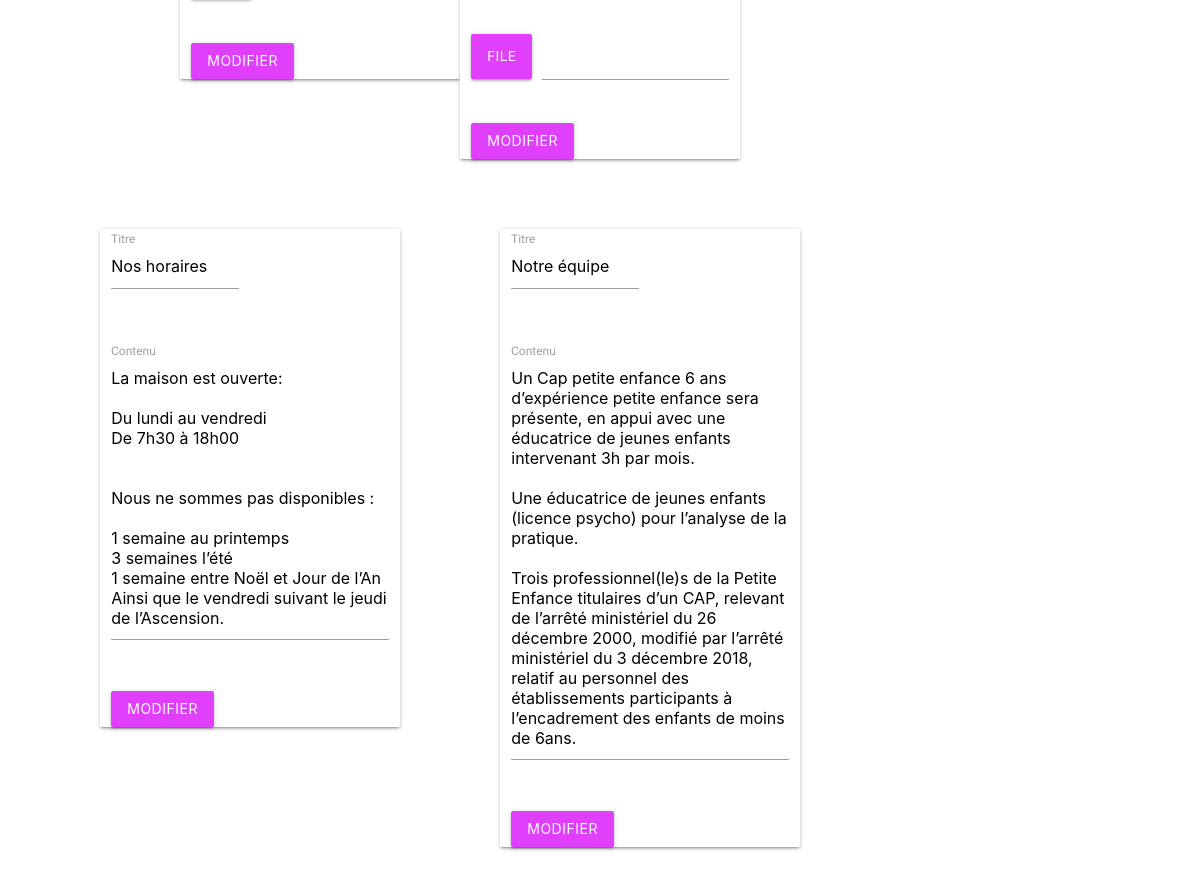
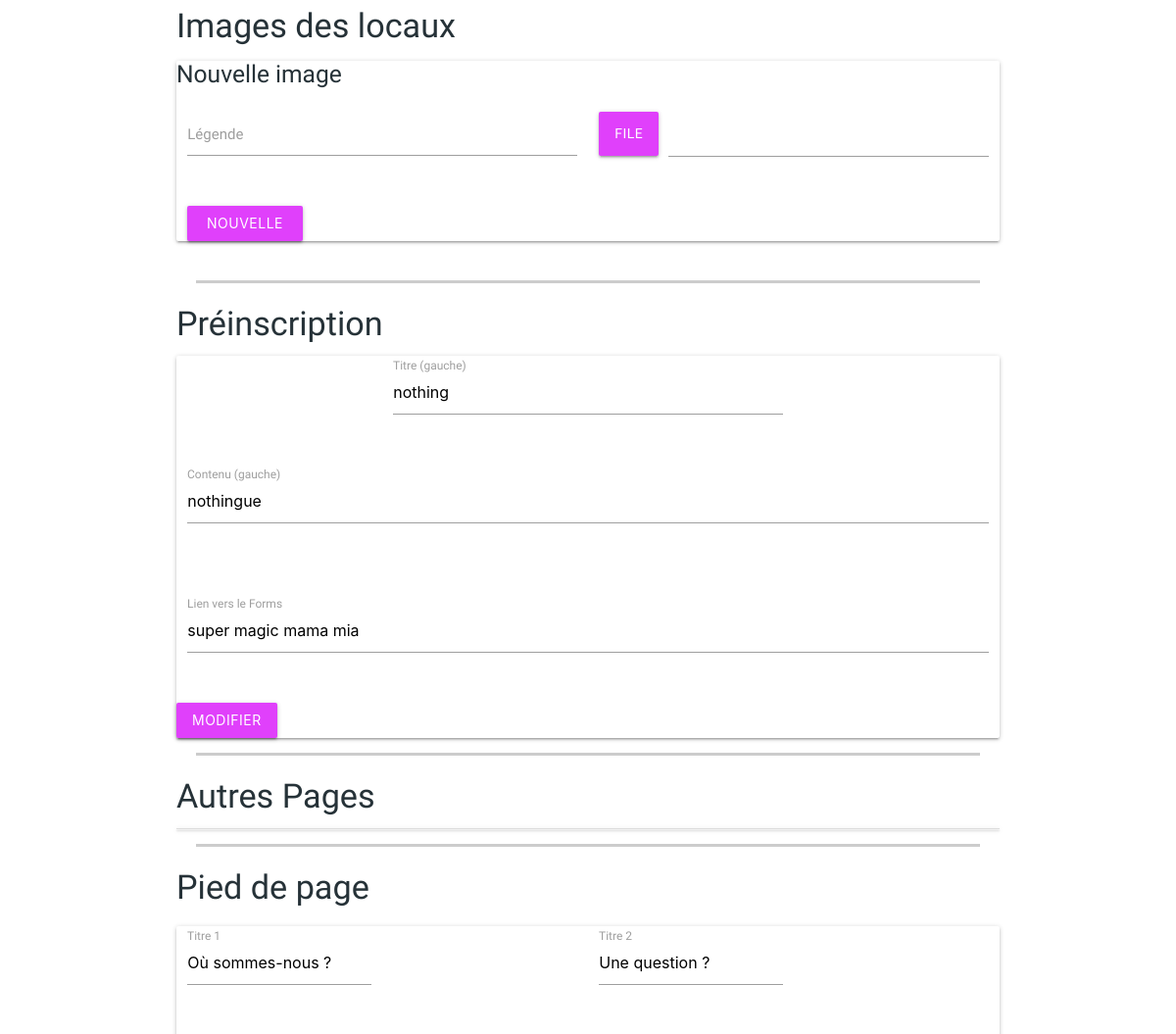
Page /admin-text.php (signed in, middle part) on the earlier database version (2 pictures, top to bottom).
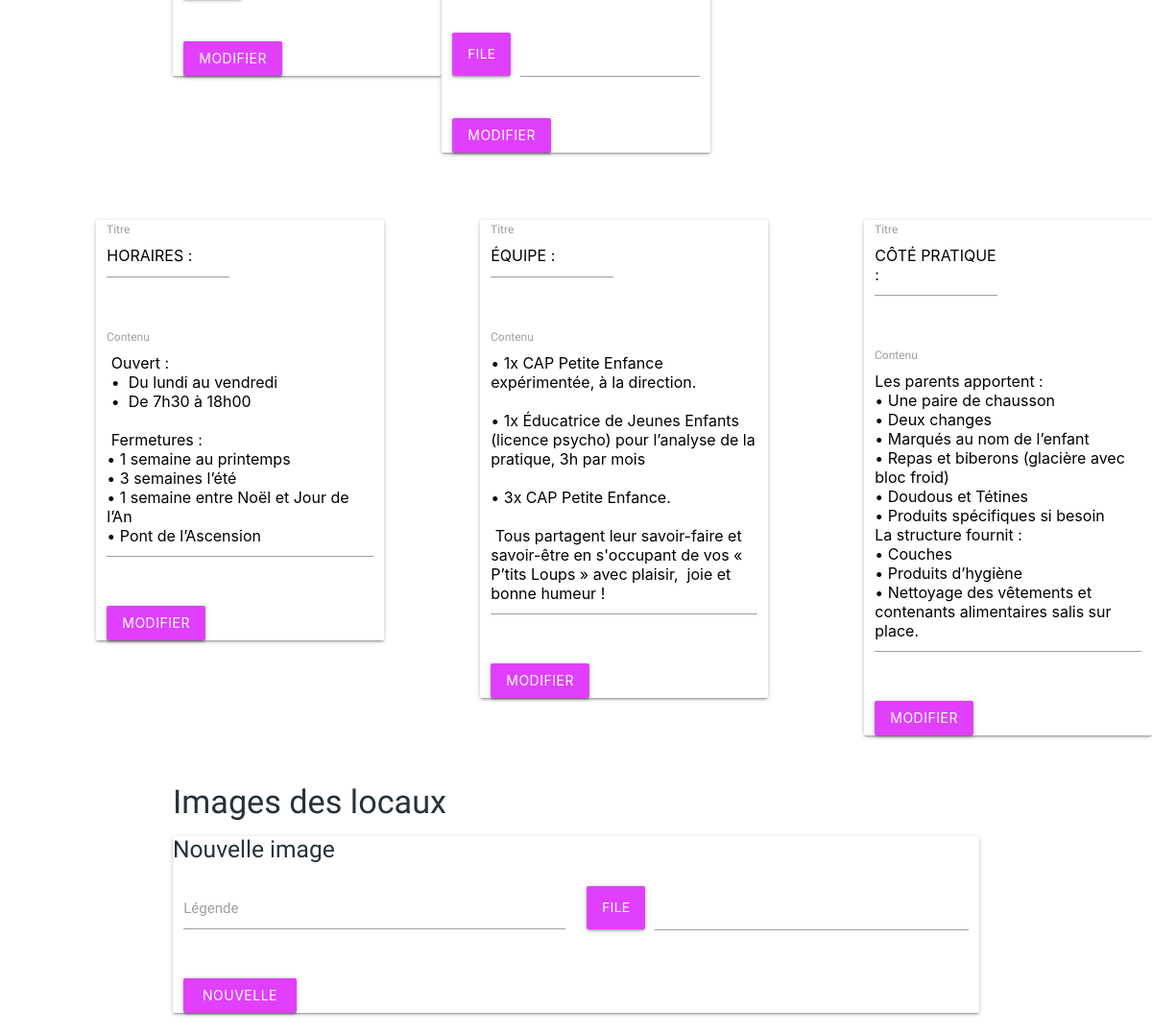
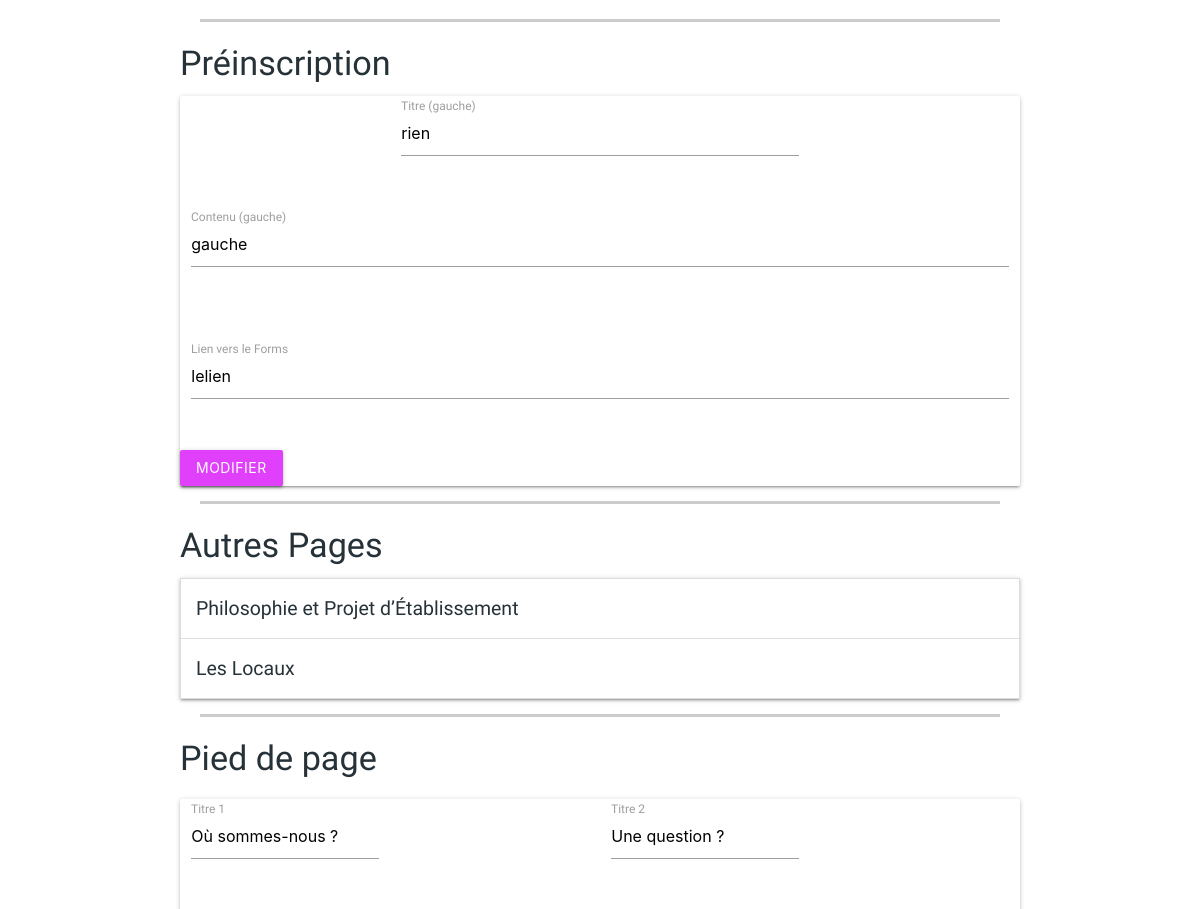
Same page on the later database version (2 pictures, top to bottom).
### admin-text.php (the view, shortened to what the changed rows need)
<?php
require_once 'config/config.php';
?>
<!DOCTYPE html>
<html lang="fr">
<?php
require_once "components/head.php";
?>
<body>
    <?php
    include 'components/admin-nav.php';
    ?>
    <div class="container">
        <div class="row">
            <?php
            $sql = "SELECT * FROM `home-intro-boxes` WHERE 1";
            $pre = $pdo->prepare($sql);
            $pre->execute();
            $boxes = $pre->fetchAll(PDO::FETCH_ASSOC);
            foreach ($boxes as $box) {
            ?>
                <div class="col s12 m4">
                    <div class="row card">
                        <form class="col s12" method="post" action="queries/home-box-update.php" enctype="multipart/form-data">
                            <div class="row">
                                <div class="file-field input-field col s12">
                                    <div class="btn purple accent-2">
                                        <span>File</span>
                                    </div>
                                    <div class="file-path-wrapper">
                                        <input class="file-path validate" type="text">
                                    </div>
                                </div>
                            </div>
                            <button class="btn purple accent-2" type="submit">Modifier</button>
                        </form>
                    </div>
                </div>
            <?php
            };
            ?>
        </div>
    </div>
    <section id="home-middle-edit">
        <div class="row">
            <?php
            $sql = "SELECT * FROM `home-middle-boxes` WHERE 1";
            $pre = $pdo->prepare($sql);
            $pre->execute();
            $boxes = $pre->fetchAll(PDO::FETCH_ASSOC);
            foreach ($boxes as $box) {
            ?>
                <div class="col s12 l3 offset-l1">
                    <div class="row card">
                        <form class="col s12" method="post" action="queries/home-middle-update.php">
                            <div class="row">
                                <div class="input-field col s12 m6">
                                    <textarea name="title" type="text" class="validate materialize-textarea charactercount" data-length="60"><?php echo $box["title"] ?></textarea>
                                    <label for="title">Titre</label>
                                </div>
                            </div>
                            <div class="row">
                                <div class="input-field col s12">
                                    <textarea name="content" type="text" class="validate materialize-textarea charactercount" data-length="900"><?php echo $box["content"] ?></textarea>
                                    <label for="content">Contenu</label>
                                </div>
                            </div>
                            <button class="btn purple accent-2" type="submit">Modifier</button>
                        </form>
                    </div>
                </div>
            <?php }; ?>
        </div>
    </section>
    <div class="container">
        <div class="row" id="home-bottom-edit">
            <h4>Images des locaux</h4>
            <div class="card">
            </div>
        </div>
        <hr>
        <h4 id="register-edit">Préinscription</h4>
        <?php
        $sql = "SELECT * FROM `register-text`";
        $pre = $pdo->prepare($sql);
        $pre->execute();
        $registerpagecontent = $pre->fetchAll(PDO::FETCH_ASSOC);
        foreach ($registerpagecontent as $register) {
        ?>
            <div class="card">
                <form method="post" action="queries/register-update.php">
                    <div class="row">
                        <div class="col s12">
                            <div class="row">
                                <div class="input-field col s12 l6 offset-l3">
                                    <textarea name="title1" type="text" class="validate materialize-textarea charactercount" data-length="100"><?php echo $register["title1"] ?></textarea>
                                    <label for="title1">Titre (gauche)</label>
                                </div>
                            </div>
                            <div class="row">
                                <div class="input-field col s12">
                                    <textarea name="content1" type="text" class="validate materialize-textarea charactercount" data-length="900"><?php echo $register["content1"] ?></textarea>
                                    <label for="content1">Contenu (gauche)</label>
                                </div>
                            </div>
                        </div>
                    </div>
                    <div class="row">
                        <div class="input-field col s12">
                            <textarea name="form-link" type="text" class="validate materialize-textarea charactercount" data-length="900"><?php echo $register["form-link"] ?></textarea>
                            <label for="form-link">Lien vers le Forms</label>
                        </div>
                    </div>
                    <button class="btn purple accent-2" type="submit">Modifier</button>
                </form>
            </div>
        <?php } ?>
        <hr id="otherpages">
        <h4>Autres Pages</h4>
        <ul class="collapsible">
            <?php
            $sql = "SELECT * FROM `other-pages`";
            $pre = $pdo->prepare($sql);
            $pre->execute();
            $pages = $pre->fetchAll(PDO::FETCH_ASSOC);
            foreach ($pages as $page) {
            ?><li>
                    <div class="collapsible-header"><?php echo $page["main-title"] ?></div>
                </li>
            <?php } ?>
        </ul>
        <hr>
        <h4 id="footer-edit">Pied de page</h4>
        <div class="row">
            <?php
            $sql = "SELECT * FROM `footer-boxes` WHERE 1";
            $pre = $pdo->prepare($sql);
            $pre->execute();
            $boxes = $pre->fetchAll(PDO::FETCH_ASSOC);
            foreach ($boxes as $box) {
            ?>
                <div class="col s12 card">
                    <form method="post" action="queries/footer-box-update.php">
                        <div class="row ">
                            <div class="col s12 l6">
                                <div class="row">
                                    <div class="input-field col s12 m6">
                                        <textarea name="title1" type="text" class="validate materialize-textarea charactercount" data-length="60"><?php echo $box["title1"] ?></textarea>
                                        <label for="title1">Titre 1</label>
                                    </div>
                                </div>
                            </div>
                            <div class="col s12 l6">
                                <div class="row">
                                    <div class="input-field col s12 m6">
                                        <textarea name="title2" type="text" class="validate materialize-textarea charactercount" data-length="60"><?php echo $box["title2"] ?></textarea>
                                        <label for="title2">Titre 2</label>
                                    </div>
                                </div>
                            </div>
                        </div>
                    </form>
                </div>
            <?php }; ?>
        </div>
    </div>
</body>

Differences in the rows shown:
removed register-text: title1 "nothing", content1 "nothingue", form-link "super magic mama mia"
changed home-middle-boxes: title "Nos horaires" → "HORAIRES :"; content "La maison est ouverte: Du lundi au vendredi De 7h30 à 18h00 Nous ne sommes pas disponibles : 1 semaine au printemps 3 semaines l’été 1 semaine entre Noël et Jour de l’An Ainsi que le vendredi suivant le jeudi de l’Ascension." → "Ouvert : • Du lundi au vendredi • De 7h30 à 18h00 Fermetures : • 1 semaine au printemps • 3 semaines l’été • 1 semaine entre Noël et Jour de l’An • Pont de l’Ascension"
changed home-middle-boxes: title "Notre équipe" → "ÉQUIPE :"; content "Un Cap petite enfance 6 ans d’expérience petite enfance sera présente, en appui avec une éducatrice de jeunes enfants intervenant 3h par mois. Une éducatrice de jeunes enfants (licence psycho) pour l’analyse de la pratique. Trois professionnel(le)s de la Petite Enfance titulaires d’un CAP, relevant de l’arrêté ministériel du 26 décembre 2000, modifié par l’arrêté ministériel du 3 décembre 2018, relatif au personnel des établissements participants à l’encadrement des enfants de moins de 6ans." → "• 1x CAP Petite Enfance expérimentée, à la direction. • 1x Éducatrice de Jeunes Enfants (licence psycho) pour l’analyse de la pratique, 3h par mois • 3x CAP Petite Enfance. Tous partagent leur savoir-faire et savoir-être en s'occupant de vos « P’tits Loups » avec plaisir, joie et bonne humeur !"
added home-middle-boxes: title "CÔTÉ PRATIQUE :", content "Les parents apportent : • Une paire de chausson • Deux changes • Marqués au nom de l’enfant • Repas et biberons (glacière avec bloc froid) • Doudous et Tétines • Produits spécifiques si besoin La structure fournit : • Couches • Produits d’hygiène • Nettoyage des vêtements et contenants alimentaires salis sur place."
added register-text: title1 "rien", content1 "gauche", form-link "lelien"
added other-pages: value "Philosophie et Projet d’Établissement"
added other-pages: value "Les Locaux"
